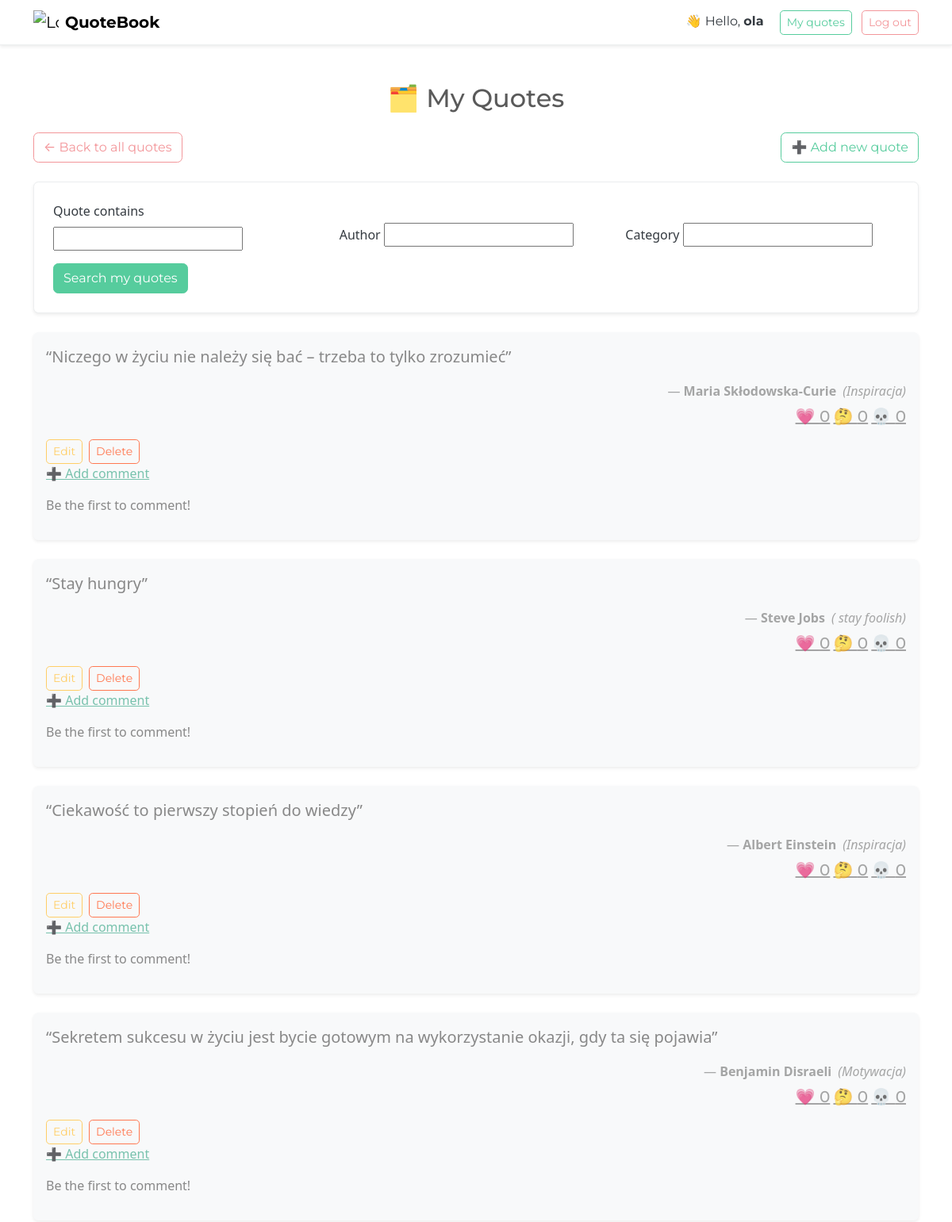
Page /my-quotes/ (signed in, upper part) on the earlier database version.
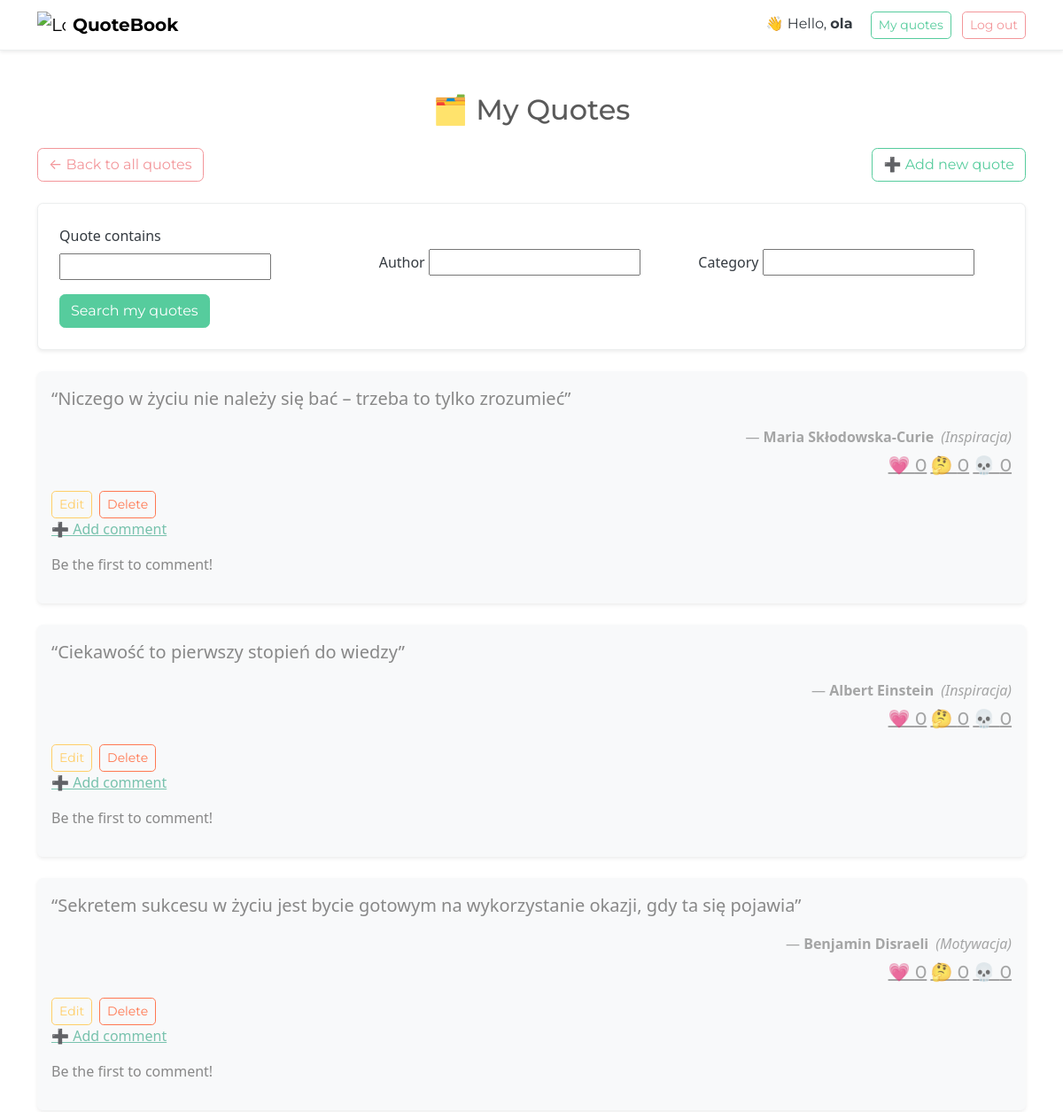
Same page on the later database version.
### quote/models.py (models this page shows, shortened)
class Quote(models.Model):
    author = models.CharField(max_length=100)
    text = models.TextField()
    category = models.CharField(max_length=50, blank=True)
    user = models.ForeignKey(User, on_delete=models.CASCADE)
    @property
    def vote_counts(self):
        return {
            vote_type.label: self.votes.filter(typ=vote_type).count()
            for vote_type in VoteType
        }

### quote/views.py (the view)
# urls.py: path('my-quotes/', views.my_quotes, name='my_quotes'),
@login_required
def my_quotes(request):
    form = QuoteSearchForm(request.GET)
    quotes = Quote.objects.filter(user=request.user).order_by('-id')
    comments = []
    for quote in quotes:
        comments.append(quote.comments.all())
    if form.is_valid():
        text = form.cleaned_data.get('text')
        author = form.cleaned_data.get('author')
        category = form.cleaned_data.get('category')
        if text:
            quotes = quotes.filter(text__icontains=text)
        if author:
            quotes = quotes.filter(author__icontains=author)
        if category:
            quotes = quotes.filter(category__icontains=category)
    return render(request, 'quote/my_quotes.html', {
        'quotes': quotes,
        'search_form': form,
        'comments': comments,
    })

### quote/forms.py
class QuoteSearchForm(forms.Form):
    text = forms.CharField(max_length=100, required=False, label='Quote contains')
    author = forms.CharField(max_length=100, required=False, label='Author')
    category = forms.CharField(max_length=50, required=False, label='Category')

### quote/templates/quote/my_quotes.html (shortened to what the changed rows need)
{% load custom_tags %}
<!DOCTYPE html>
<html lang="en">
<head>
    <link rel="stylesheet" href="https://cdn.jsdelivr.net/npm/bootswatch@5.3.3/dist/minty/bootstrap.min.css">
</head>
<body class="bg-body text-dark">
<div class="container py-4">
    <h2 class="text-center mb-4">🗂️ My Quotes</h2>
    {% for quote in quotes %}
        <div class="card mb-4 border-0 shadow-sm bg-light">
            <div class="card-body">
                <blockquote class="blockquote fs-5 mb-3">“{{ quote.text }}”</blockquote>
                <p class="mb-0 text-end text-muted">
                    — <strong>{{ quote.author }}</strong>
                    <em class="ms-1">({{ quote.category }})</em>
                </p>
                <div class="mb-0 mt-2 text-end text-muted quote-vote-counts">
                    <a class="mb-0 text-end h5" id="heart-count-{{quote.id}}">💗 {{ quote.vote_counts.Heart }}</a>
                    <a class="mb-0 text-end h5" id="curious-count-{{quote.id}}">🤔 {{ quote.vote_counts.Curious }}</a>
                    <a class="mb-0 text-end h5" id="skull-count-{{quote.id}}">💀 {{ quote.vote_counts.Skull }}</a>
                </div>
                <div class="mt-3 d-flex gap-2">
                    <a href="{% url 'edit_quote' quote.id %}" class="btn btn-sm btn-outline-warning">Edit</a>
                    <a href="{% url 'delete_quote' quote.id %}" class="btn btn-sm btn-outline-danger">Delete</a>
                </div>
                {% if request.user.is_authenticated %}
                    <p><a href="{% url 'add_comment' quote.id %}">➕ Add comment</a></p>
                {% endif %}
                {% with iteration=forloop.counter0 %}
                {% for commentArr in comments %}
                    {% if forloop.counter0 == iteration %}
                    {% for comment in commentArr %}
                        <p>— <strong>{{ comment.user }}</strong> ({{ comment.created_at }})</p>
                        <blockquote>{{ comment.content }}</blockquote>
                        {% if request.user == comment.user %}
                            <div class="mt-3 d-flex gap-2">
                                <a href="{% url 'delete_comment' comment.id %}" class="btn btn-sm btn-outline-danger">Delete</a>
                            </div>
                        {% endif %}
                    {% empty %}
                        <p>Be the first to comment!</p>
                    {% endfor %}
                    {% endif %}
                {% endfor %}
                {% endwith %}
            </div>
        </div>
    {% empty %}
        <p class="text-center">You haven't added any quotes yet.</p>
    {% endfor %}
</div>
</body>
</html>

Differences in the rows shown:
removed Quote: text "Stay hungry", author "Steve Jobs", category "stay foolish", vote_counts.Heart "0", vote_counts.Curious "0", vote_counts.Skull "0"
